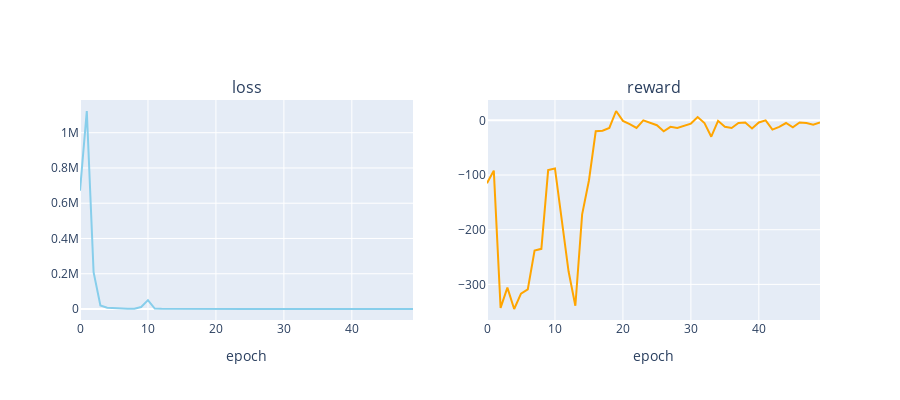

Notebook code for this chart:
### Code cell
plot_loss_reward(total_losses, total_rewards)

### Figure 1 — Plotly figure (JSON) as saved in the notebook; plotly's stock layout.template omitted (floating-point values rounded to 4 significant figures)
{"data": [{"line": {"color": "skyblue"}, "mode": "lines", "type": "scatter", "xaxis": "x", "y": [670800.0, 1123000.0, 209300.0, 20320.0, 7477.0, 4586.0, 3745.0, 2030.0, 1681.0, 11390.0, 50240.0, 2663.0, 963.2, 595.2, 415.9, 220.8, 124.1, 404.7, 62.81, 42.52, 50.94, 46.63, 30.95, 25.62, 39.51, 27.82, 21.4, 18.54, 17.34, 19.41, 21.89, 126.3, 18.52, 21.56, 19.17, 13.29, 18.54, 21.2, 16.11, 16.71, 15.76, 17.3, 24.1, 17.95, 16.72, 21.96, 21.44, 19.44, 15.28, 18.9], "yaxis": "y"}, {"line": {"color": "orange"}, "mode": "lines", "type": "scatter", "xaxis": "x2", "y": [-115, -92, -343, -306, -345, -317, -309, -238, -235, -91, -88, -187, -276, -339, -172, -110, -20, -19, -14, 17, -1, -7, -14, 0, -5, -9, -20, -12, -14, -10, -6, 6, -5, -30, -1, -12, -14, -5, -4, -15, -4, 0, -17, -12, -5, -13, -4, -5, -8, -4], "yaxis": "y2"}], "layout": {"annotations": [{"font": {"size": 16}, "showarrow": false, "text": "loss", "x": 0.225, "xanchor": "center", "xref": "paper", "y": 1, "yanchor": "bottom", "yref": "paper"}, {"font": {"size": 16}, "showarrow": false, "text": "reward", "x": 0.775, "xanchor": "center", "xref": "paper", "y": 1, "yanchor": "bottom", "yref": "paper"}], "height": 400, "showlegend": false, "width": 900, "xaxis": {"anchor": "y", "domain": [0, 0.45], "title": {"text": "epoch"}}, "xaxis2": {"anchor": "y2", "domain": [0.55, 1], "title": {"text": "epoch"}}, "yaxis": {"anchor": "x", "domain": [0, 1]}, "yaxis2": {"anchor": "x2", "domain": [0, 1]}}}
